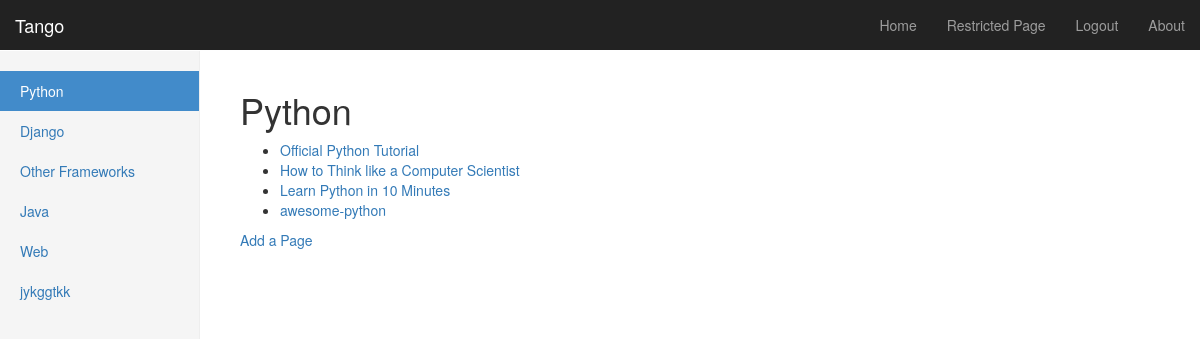
Page /tango/category/python/ (signed in) on the committed database.
### tango/models.py (models this page shows, shortened)
class Category(models.Model):
    name=models.CharField(max_length=128,unique=True)
    views=models.IntegerField(default=0)
    likes=models.IntegerField(default=0)
    slug = models.SlugField(unique=True)

class Page(models.Model):
    category = models.ForeignKey(Category)
    title = models.CharField(max_length=128)
    url =models.URLField()
    views=models.IntegerField(default=0)

### tango/views.py (the view)
# urls.py: url(r'^category/(?P<category_name_slug>[\w\-]+)/$',views.category,name='category'),
@login_required
def category(request,category_name_slug):
    context_dict={}
    try:
        category=Category.objects.get(slug=category_name_slug)
        context_dict['category_name'] = category.name
        pages=Page.objects.filter(category=category)
        context_dict['pages']=pages
        context_dict['category']=category
    except Category.DoesNotExist:
        pass
    return render(request,'tango/category.html',context_dict)

### tango/templatetags/tango_extras.py (called while the page is built)
@register.inclusion_tag('tango/cats.html')
def get_category_list(cat=None):
	return {'cats':Category.objects.all(),'act_cat':cat}

### templates/tango/category.html (shortened to what this page needs)
 {% extends 'base.html' %}
 {% block body_block %}
<div>
	<h1>{{ category_name }}</h1>
	{% if category %}
	    {% if pages %}
	    <ul>
		{% for page in pages %}
		<li><a href="{{ page.url}}">{{ page.title }}</a></li>
		{% endfor %}
	    </ul>
	    {% else %}
	       <strong>No pages currently in category.</strong>
	    {% endif %}
        {% if user.is_authenticated %}
        <a href="/tango/category/{{ category.slug }}/add_page/">Add a Page</a><br />
        {% endif %}
    {% else %}
        The specified category {{ category_name }} does not exitst
    {% endif %}
</div>
 {% endblock %}

### templates/tango/cats.html
{% if cats %}
<ul class="nav nav-sidebar">
	{% for c in cats %}
	{% if c == act_cat %}
	    <li class="active" >
	   {% else %}
		<li>{% endif %}
	<a href="{% url 'category' c.slug %}">{{ c.name }}</a></li>
	{% endfor %}
{% else %}
    <li><strong>There are no category present.</strong></li>
    </ul>
{% endif %}

### tango/static/dashboard.css (style rules this page uses)
body { padding-top: 50px; }
.nav-sidebar { margin-right: -21px; margin-bottom: 20px; margin-left: -20px; }
.nav-sidebar > li > a { padding-right: 20px; padding-left: 20px; }
.nav-sidebar > .active > a, .nav-sidebar > .active > a:hover, .nav-sidebar > .active > a:focus { color: #fff; background-color: #428bca; }

### rows in the picture
Category: name "Python"
Category: name "Django"
Category: name "Other Frameworks"
Category: name "Java"
Category: name "Web"
Category: name "jykggtkk"
Page: title "Official Python Tutorial"
Page: title "How to Think like a Computer Scientist"
Page: title "Learn Python in 10 Minutes"
Page: title "awesome-python"
